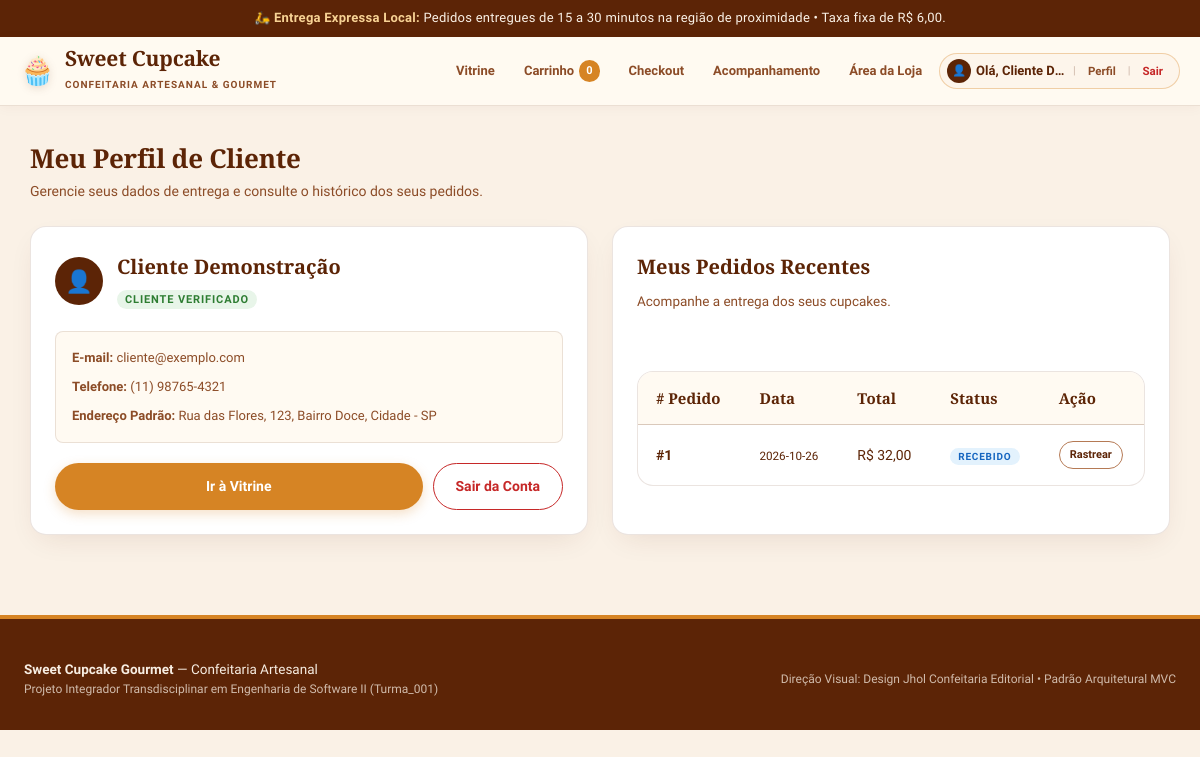
The page /conta (signed in) on the database as committed earlier.
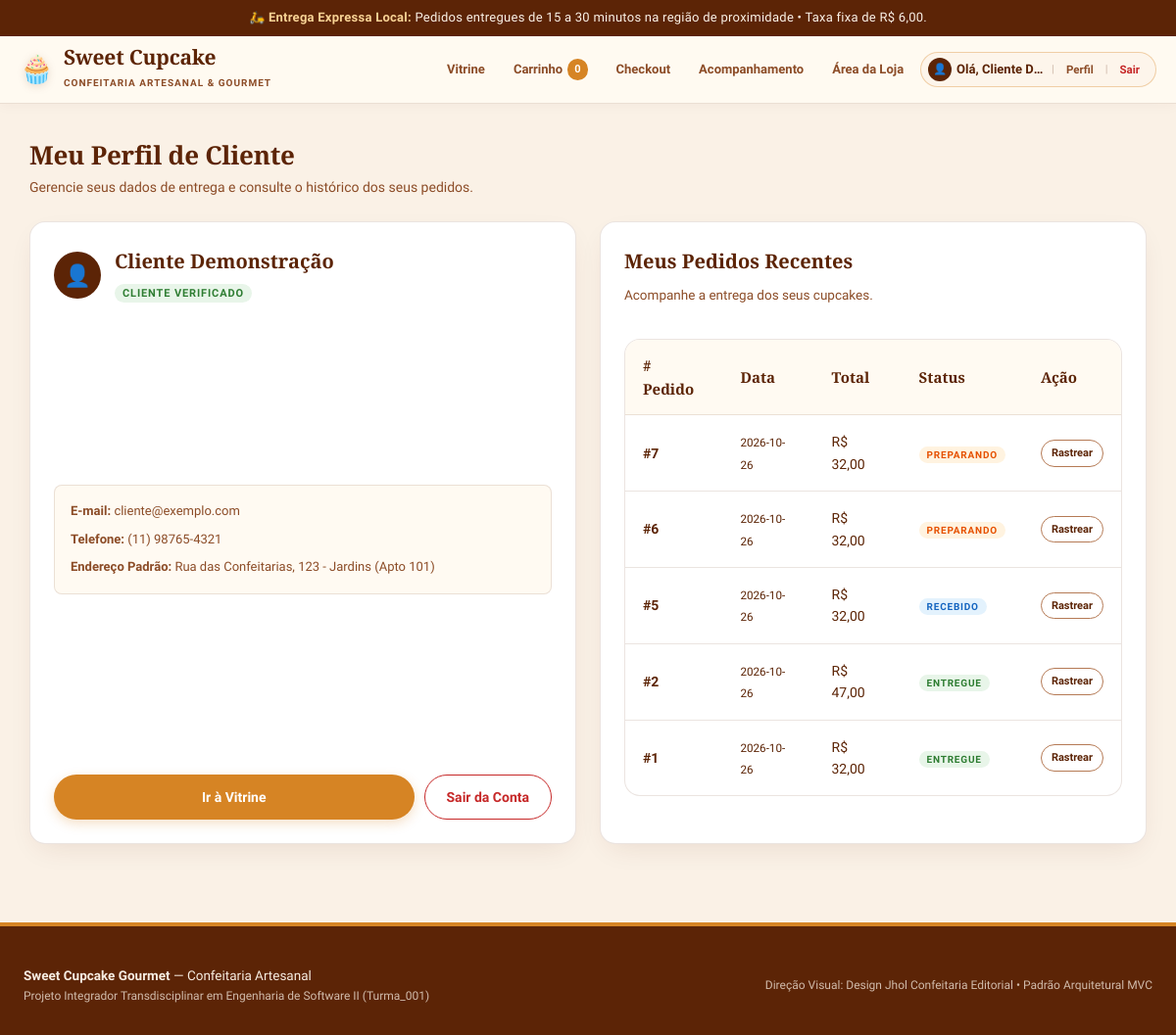
The same page on the database as committed later.
### tables this page shows
CREATE TABLE clientes (
    id INTEGER PRIMARY KEY AUTOINCREMENT,
    nome VARCHAR(100) NOT NULL,
    email VARCHAR(120) NOT NULL UNIQUE,
    senha_hash VARCHAR(255) NOT NULL,
    telefone VARCHAR(20),
    endereco_padrao VARCHAR(255),
    criado_em DATETIME DEFAULT CURRENT_TIMESTAMP
);

CREATE TABLE pedidos (
    id INTEGER PRIMARY KEY AUTOINCREMENT,
    cliente_id INTEGER NOT NULL,
    data_pedido DATETIME DEFAULT CURRENT_TIMESTAMP,
    valor_produtos DECIMAL(10, 2) NOT NULL CHECK (valor_produtos >= 0),
    taxa_entrega DECIMAL(10, 2) NOT NULL DEFAULT 6.00 CHECK (taxa_entrega >= 0),
    valor_total DECIMAL(10, 2) NOT NULL CHECK (valor_total > 0),
    forma_pagamento VARCHAR(20) NOT NULL CHECK (forma_pagamento IN ('PIX', 'CARTAO_CREDITO')),
    status_pagamento VARCHAR(20) NOT NULL DEFAULT 'PENDENTE' CHECK (status_pagamento IN ('PENDENTE', 'CONFIRMADO', 'RECUSADO')),
    status_entrega VARCHAR(20) NOT NULL DEFAULT 'RECEBIDO' CHECK (status_entrega IN ('RECEBIDO', 'PREPARANDO', 'EM_ROTA', 'ENTREGUE')),
    endereco_entrega VARCHAR(255) NOT NULL,
    prazo_estimado VARCHAR(30) DEFAULT '15 a 30 minutos',
    observacoes TEXT,
    FOREIGN KEY (cliente_id) REFERENCES clientes(id) ON DELETE RESTRICT
);

### controllers/routes.py (the view)
@routes_bp.route('/conta')
def conta():
    cliente_id = session.get('cliente_id')
    cliente = None
    pedidos = []
    if cliente_id:
        cliente = database.buscar_cliente_por_id(cliente_id)
        pedidos = database.listar_pedidos_cliente(cliente_id)
    return render_template('conta.html', cliente=cliente, pedidos=pedidos)

### models/database.py (called while the page is built)
def get_db_connection() -> sqlite3.Connection:
    conn = sqlite3.connect(DB_FILE)
    conn.execute("PRAGMA foreign_keys = ON;")
    conn.row_factory = sqlite3.Row
    return conn

def buscar_cliente_por_id(cliente_id: int) -> Optional[Dict[str, Any]]:
    conn = get_db_connection()
    cursor = conn.cursor()
    cursor.execute("SELECT id, nome, email, telefone, endereco_padrao FROM clientes WHERE id = ?;", (cliente_id,))
    row = cursor.fetchone()
    conn.close()
    return dict(row) if row else None

def listar_pedidos_cliente(cliente_id: int) -> List[Dict[str, Any]]:
    conn = get_db_connection()
    cursor = conn.cursor()
    cursor.execute(
        """
        SELECT * FROM pedidos
        WHERE cliente_id = ?
        ORDER BY id DESC;
        """,
        (cliente_id,)
    )
    rows = cursor.fetchall()
    conn.close()
    return [dict(r) for r in rows]

### templates/conta.html (shortened to what this page needs)
{% extends "base.html" %}
{% block content %}
{% if cliente %}
  <div class="section-title">
    <h2>Meu Perfil de Cliente</h2>
    <p>Gerencie seus dados de entrega e consulte o histórico dos seus pedidos.</p>
  </div>
  <div style="display: grid; grid-template-columns: repeat(auto-fit, minmax(320px, 1fr)); gap: 24px;">
    <div class="card-cupcake">
      <div style="display: flex; align-items: center; gap: 14px; margin-bottom: 20px;">
        <div class="user-avatar-circle" style="width: 48px; height: 48px; font-size: 22px;">👤</div>
        <div>
          <h3 style="margin-bottom: 2px;">{{ cliente.nome }}</h3>
          <span class="stock-tag" style="background:#e8f5e9; color:#2e7d32;">Cliente Verificado</span>
        </div>
      </div>
      <div style="background: var(--bg-surface); padding: 16px; border-radius: var(--radius-sm); border: 1px solid var(--borda); margin-bottom: 20px;">
        <p style="font-size: 13px; color: var(--marrom-medio); margin-bottom: 8px;">
          <strong>E-mail:</strong> {{ cliente.email }}
        </p>
        <p style="font-size: 13px; color: var(--marrom-medio); margin-bottom: 8px;">
          <strong>Telefone:</strong> {{ cliente.telefone or 'Não informado' }}
        </p>
        <p style="font-size: 13px; color: var(--marrom-medio);">
          <strong>Endereço Padrão:</strong> {{ cliente.endereco_padrao or 'Não informado' }}
        </p>
      </div>
      <div style="display: flex; gap: 10px;">
        <a href="{{ url_for('routes.index') }}" class="btn btn-mel" style="flex: 1;">Ir à Vitrine</a>
        <a href="{{ url_for('routes.logout') }}" class="btn btn-outline" style="color: var(--alerta-erro); border-color: var(--alerta-erro);">Sair da Conta</a>
      </div>
    </div>
    <div class="card-cupcake">
      <h3>Meus Pedidos Recentes</h3>
      <p class="card-desc">Acompanhe a entrega dos seus cupcakes.</p>
      {% if not pedidos %}
        <div class="alert-box alert-info" style="margin-top: 14px;">
          Você ainda não realizou nenhum pedido com esta conta.
        </div>
      {% else %}
        <div class="table-container" style="box-shadow: none; margin-top: 14px;">
          <table>
            <thead>
              <tr>
                <th># Pedido</th>
                <th>Data</th>
                <th>Total</th>
                <th>Status</th>
                <th>Ação</th>
              </tr>
            </thead>
            <tbody>
              {% for p in pedidos %}
              <tr>
                <td><strong>#{{ p.id }}</strong></td>
                <td><small>{{ p.data_pedido.split()[0] if p.data_pedido else 'Hoje' }}</small></td>
                <td>R$ {{ "%.2f"|format(p.valor_total)|replace('.', ',') }}</td>
                <td>
                  {% if p.status_entrega == 'RECEBIDO' %}
                    <span class="stock-tag" style="background:#e3f2fd; color:#1565c0; font-size:10px;">Recebido</span>
                  {% elif p.status_entrega == 'PREPARANDO' %}
                    <span class="stock-tag" style="background:#fff3e0; color:#e65100; font-size:10px;">Preparando</span>
                  {% elif p.status_entrega == 'EM_ROTA' %}
                    <span class="stock-tag" style="background:#f3e5f5; color:#7b1fa2; font-size:10px;">Em Rota</span>
                  {% else %}
                    <span class="stock-tag" style="background:#e8f5e9; color:#2e7d32; font-size:10px;">Entregue</span>
                  {% endif %}
                </td>
                <td>
                  <a href="{{ url_for('routes.rastreio', id=p.id) }}" class="btn btn-outline" style="padding: 4px 10px; font-size: 11px;">Rastrear</a>
                </td>
              </tr>
              {% endfor %}
            </tbody>
          </table>
        </div>
      {% endif %}
    </div>
  </div>
{% endif %}
{% endblock %}

### templates/base.html (shortened to what this page needs)
<!doctype html>
<html lang="pt-BR">
<head>
  <link rel="stylesheet" href="{{ url_for('static', filename='css/style.css') }}">
</head>
<body>
  <div class="topbar-aviso">
    🛵 <strong>Entrega Expressa Local:</strong> Pedidos entregues de 15 a 30 minutos na região de proximidade • Taxa fixa de R$ 6,00.
  </div>
  <header>
    <div class="header-inner">
      <a href="{{ url_for('routes.index') }}" class="brand">
        <span class="brand-logo">🧁</span>
        <div class="brand-info">
          <h1>Sweet Cupcake</h1>
          <span>Confeitaria Artesanal & Gourmet</span>
        </div>
      </a>
      <nav aria-label="Navegação da loja">
        <a href="{{ url_for('routes.index') }}" class="{% if request.endpoint == 'routes.index' %}active{% endif %}">Vitrine</a>
        <a href="{{ url_for('routes.carrinho') }}" class="{% if request.endpoint == 'routes.carrinho' %}active{% endif %}">
          Carrinho <span class="nav-badge" id="carrinho-contador">{{ session.get('carrinho_qtd', 0) }}</span>
        </a>
        <a href="{{ url_for('routes.checkout') }}" class="{% if request.endpoint == 'routes.checkout' %}active{% endif %}">Checkout</a>
        <a href="{{ url_for('routes.rastreio') }}" class="{% if request.endpoint == 'routes.rastreio' %}active{% endif %}">Acompanhamento</a>
        <a href="{{ url_for('routes.operador') }}" class="{% if request.endpoint == 'routes.operador' %}active{% endif %}">Área da Loja</a>
        {% if session.get('cliente_nome') %}
          <div class="user-chip">
            <a href="{{ url_for('routes.conta') }}" class="user-chip-link" title="Visualizar Meu Perfil">
              <span class="user-avatar-circle">👤</span>
              <span class="user-name-text">Olá, <strong>{{ session.get('cliente_nome') }}</strong></span>
            </a>
            <span class="user-chip-sep">|</span>
            <a href="{{ url_for('routes.conta') }}" class="btn-chip-action" title="Meu Perfil">Perfil</a>
            <span class="user-chip-sep">|</span>
            <a href="{{ url_for('routes.logout') }}" class="btn-chip-action btn-chip-logout" title="Encerrar sessão">Sair</a>
          </div>
        {% else %}
          <a href="{{ url_for('routes.conta') }}" class="{% if request.endpoint == 'routes.conta' %}active{% endif %} btn-entrar-nav">
            👤 Entrar / Cadastrar
          </a>
        {% endif %}
      </nav>
    </div>
  </header>
  <main>
    <div class="page-container">
      {% block content %}{% endblock %}
    </div>
  </main>
  <footer>
    <div class="footer-inner">
      <div>
        <p><strong>Sweet Cupcake Gourmet</strong> — Confeitaria Artesanal</p>
        <p class="footer-note">Projeto Integrador Transdisciplinar em Engenharia de Software II (Turma_001)</p>
      </div>
      <div>
        <p class="footer-note">Direção Visual: Design Jhol Confeitaria Editorial • Padrão Arquitetural MVC</p>
      </div>
    </div>
  </footer>
</body>
</html>

Rows that differ between the two databases and show on the page:
changed clientes "Cliente Demonstração": endereco_padrao "Rua das Flores, 123, Bairro Doce, Cidade - SP" → "Rua das Confeitarias, 123 - Jardins (Apto 101)"
added pedidos: id "7", data_pedido "2026-10-26", valor_total "32,00", status_entrega "PREPARANDO"
added pedidos: id "6", data_pedido "2026-10-26", valor_total "32,00", status_entrega "PREPARANDO"
added pedidos: id "5", data_pedido "2026-10-26", valor_total "32,00", status_entrega "RECEBIDO"
added pedidos: id "2", data_pedido "2026-10-26", valor_total "47,00", status_entrega "ENTREGUE"
changed pedidos id 1: status_entrega "RECEBIDO" → "ENTREGUE"
